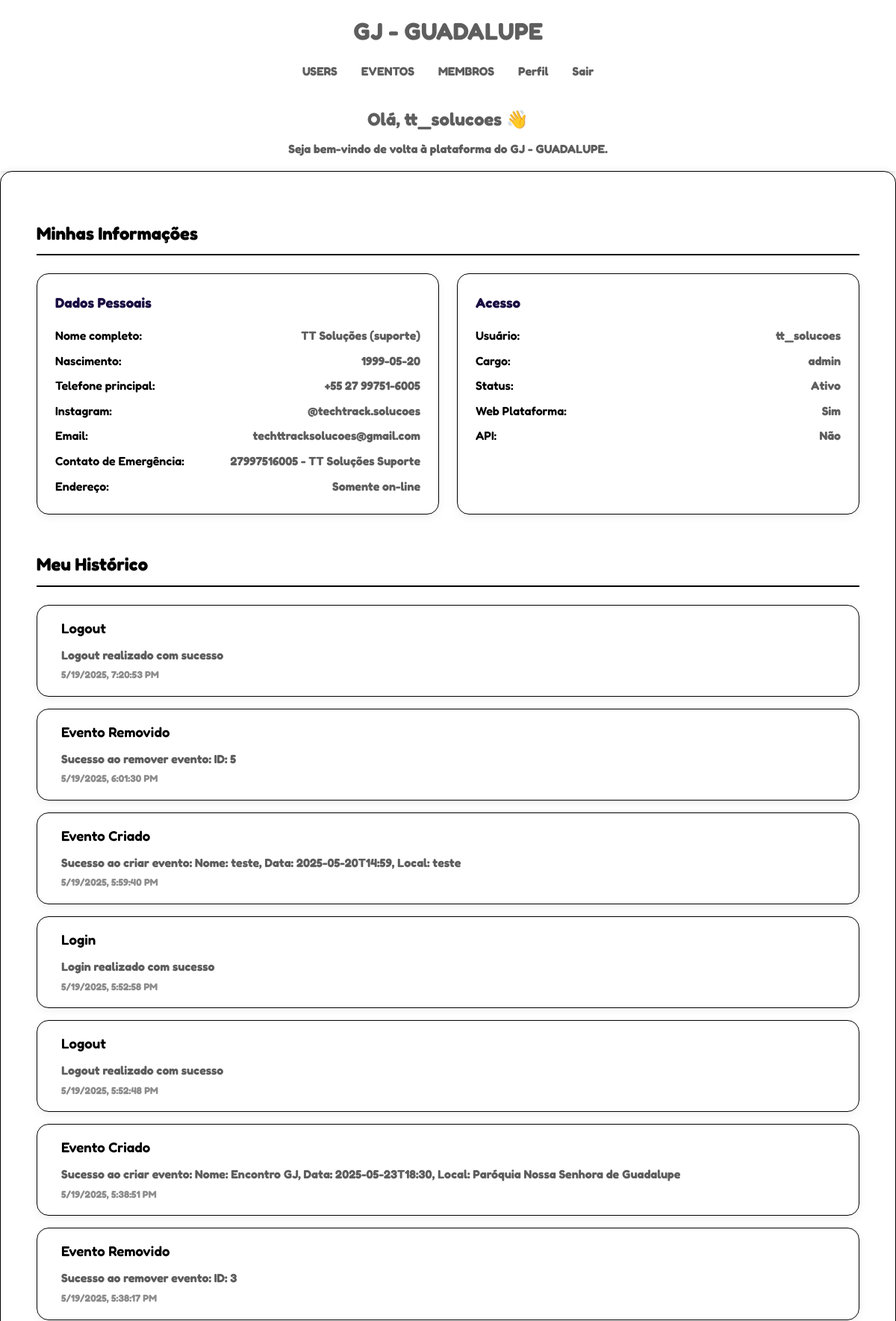
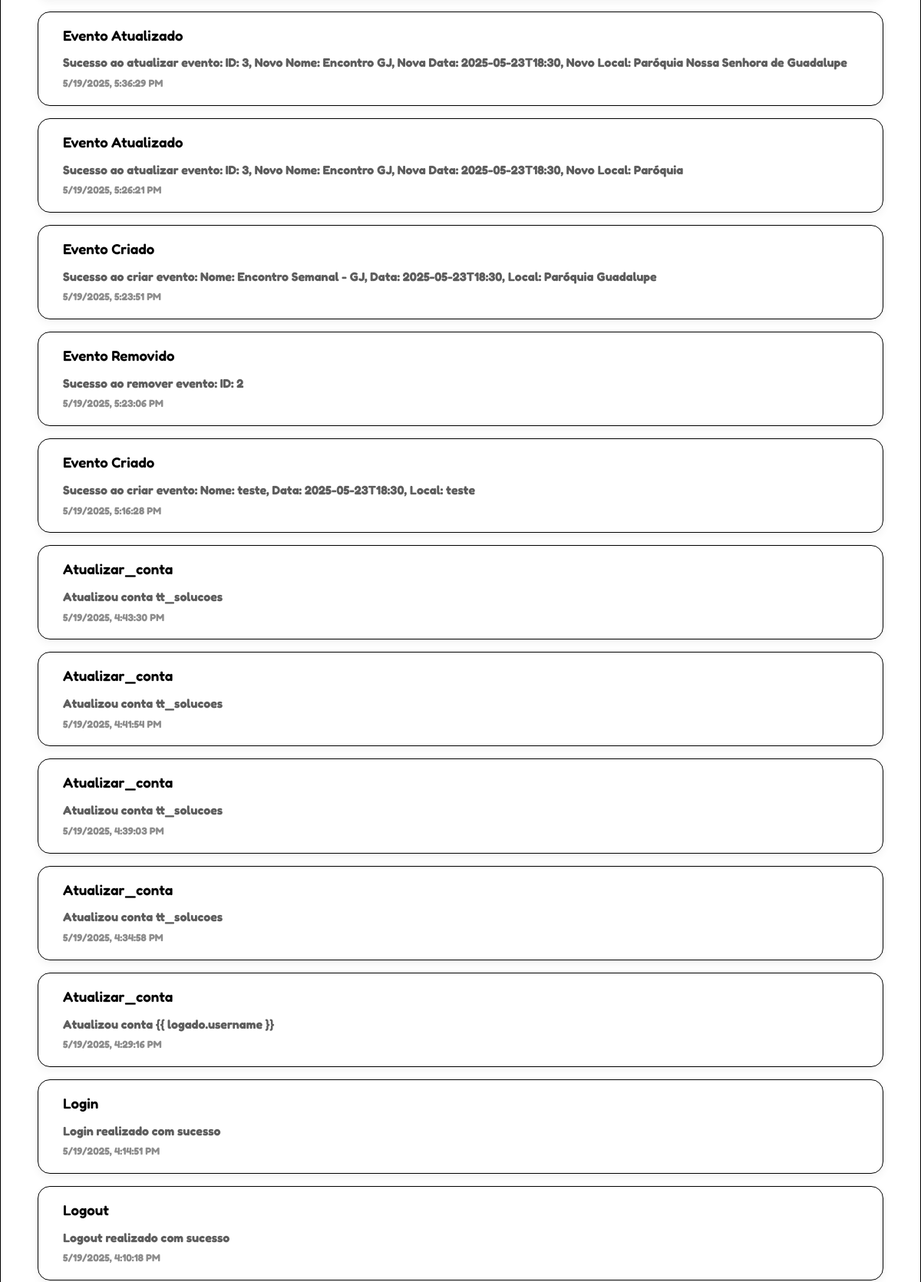
The app's page /perfil (signed in, upper part) with its own data (2 pictures, top to bottom).
### tables this page shows
CREATE TABLE usuarios (
    id INTEGER PRIMARY KEY AUTOINCREMENT,
    username TEXT UNIQUE NOT NULL,
    email TEXT NOT NULL,
    senha_hash TEXT NOT NULL,
    cargo TEXT NOT NULL DEFAULT 'user',
    acesso_api BOOLEAN DEFAULT FALSE,
    criado_em TIMESTAMP DEFAULT CURRENT_TIMESTAMP
, nome_completo TEXT, telefone TEXT, instagram TEXT, contato_emergencia TEXT, data_nascimento TEXT, endereco TEXT);

CREATE TABLE logs_usuarios (
    id INTEGER PRIMARY KEY AUTOINCREMENT,
    usuario_id INTEGER NOT NULL,
    acao TEXT NOT NULL,
    detalhes TEXT,
    data_hora TIMESTAMP DEFAULT CURRENT_TIMESTAMP,
    FOREIGN KEY (usuario_id) REFERENCES usuarios(id)
);

### app/routes/perfil.py (the view)
@app.route('/perfil')
def perfil():
    if 'user' not in session:
        return render_template('pages/public/home.html')
    username = session['user']['username']
    user_data = detalhar_usuario(username)
    print(user_data)
    user_logs = log_usuario(username)
    print(user_logs)
    return render_template('pages/private/perfil.html', user=user_data, logs=user_logs)

### app/routes/geral.py (called while the page is built)
@app.context_processor
def inject_now():
    if 'user' not in session:
        user = { 'is_authenticated': False }
    else:
        user = { 'is_authenticated': True }
    return {'now': datetime.now(), 'current_user': user}

### config/database/config/functions_db.py (called while the page is built)
def conectar_banco() -> sqlite3.Connection:
    from config.models.paths import path_data_base
    import os
    path_db = os.path.join(path_data_base, 'site_gj.db')
    try:
        conn = sqlite3.connect(path_db)
        return conn
    except sqlite3.Error as e:
        raise Exception(f"Erro ao conectar ao banco: {e}")

def executar_sql(sql: str) -> Union[str, list]:
    conn = conectar_banco()
    cursor = conn.cursor()
    try:
        cursor.execute(sql)
        if cursor.description:
            resultado = cursor.fetchall()
        else:
            conn.commit()
            resultado = "Sucesso ao executar"
        return resultado
    except sqlite3.Error as e:
        conn.rollback()
        raise Exception(f"Erro ao executar SQL: {e}")
    finally:
        cursor.close()
        conn.close()

### utils/modules/usuarios/functions.py (called while the page is built)
def log_usuario(username: str) -> List[Dict[str, Union[str, int]]]:
    query = f"""
SELECT l.acao, l.detalhes, l.data_hora
FROM logs_usuarios l
JOIN usuarios u ON l.usuario_id = u.id
WHERE u.username = '{username}'
ORDER BY l.data_hora DESC
    """
    resultados = executar_sql(query)
    return [{
        'acao': row[0],
        'detalhes': row[1],
        'data_hora': row[2]
    } for row in resultados]

### app/templates/pages/private/perfil.html (shortened to what this page needs)
{% extends "base.html" %}
{% from "macros/cards.jinja2" import info_card %}
{% block css %}
<link rel="stylesheet" href="{{ url_for('static', filename='css/pages/perfil.css') }}">
{% endblock %}
{% block content %}
<div class="profile-container">
    <section class="profile-section">
        <h2 class="section-title">Minhas Informações</h2>
        <div class="profile-grid">
            {{ info_card(
                title="Dados Pessoais",
                items=[
                    ('Nome completo', user.nome_completo or 'Não informado'),
                    ('Nascimento', user.data_nascimento or 'Não informado'),
                    ('Telefone principal', user.telefone or 'Não informado'),
                    ('Instagram', user.instagram or 'Não informado'),
                    ('Email', user.email),
                    ('Contato de Emergência', user.contato_emergencia or 'Não informado'),
                    ('Endereço', user.endereco or 'Não informado'),
                ]
            ) }}
            {{ info_card(
                title="Acesso",
                items=[
                    ('Usuário', user.username),
                    ('Cargo', user.cargo),
                    ('Status', 'Ativo'),
                    ('Web Plataforma', 'Sim'),
                    ('API', 'Sim' if user.acesso_api else 'Não')
                ]
            ) }}
        </div>
    </section>
    <section class="history-section">
        <h2 class="section-title">Meu Histórico</h2>
        <div class="history-list">
            {% for log in logs %}
                {% include 'components/log-card.html' %}
            {% endfor %}
        </div>
    </section>
{% endblock %}

### app/templates/macros/cards.jinja2
{% macro info_card(title, items) %}
<div class="info-card">
    <h3>{{ title }}</h3>
    <div class="info-list">
        {% for label, value in items %}
        <div class="info-item">
            <span class="info-label">{{ label }}:</span>
            <span class="info-value">{{ value }}</span>
        </div>
        {% endfor %}
    </div>
</div>
{% endmacro %}

### app/templates/components/header.html
<header class="main-header">
    <div class="header-container">
        <div class="brand">
            <a href="/index">GJ - GUADALUPE</a>
        </div>
        <nav class="main-nav">
            <ul>
                {% if current_user.is_authenticated %}
                    {% if session.user.cargo == 'admin' %}
                        <li><a href="/usuarios" title="Ir para painel de usuarios">USERS</a></li>
                    {% endif %}
                    <li><a href="/eventos" title="Ir para eventos">EVENTOS</a></li>
                    <li><a href="/membros" title="Ir para membros">MEMBROS</a></li>
                    <li><a href="/perfil" title="Ir para perfil do sistema">Perfil</a></li>
                    <li><a href="/logout" title="Deslogar do sistema">Sair</a></li>
                {% else %}
                    <li><a href="/login" title="Realizar Login">Login</a></li>
                {% endif %}
            </ul>
        </nav>
        <div class="header-intro">
            {% if current_user.is_authenticated %}
                <h2 class="dashboard-title">Olá, {{ session.user.username }} 👋</h2>
                <p class="dashboard-subtext">Seja bem-vindo de volta à plataforma do GJ - GUADALUPE.</p>
            {% else %}
                <h2 class="public-title">Entre para mais recursos</h2>
                <p class="public-subtext">Crie uma conta ou faça login para ter acesso completo ao sistema.</p>
            {% endif %}
        </div>
    </div>
</header>

### app/templates/components/log-card.html (shortened to what this page needs)
<div class="log-card">
    <div class="log-details">
        <h3 class="log-title">{{ log.acao|title }}</h3>
        <p class="log-description">{{ log.detalhes }}</p>
        <small class="log-date">{{ log.data_hora }}</small>
    </div>
</div>

### app/static/css/main.css (style rules this page uses)
:root { --text-color: #1A0D42; --background-color: #FFFFFF; --border-color: #000000; --primary-color: #1A0D42; --secondary-color: #34D399; --accent-color: #F59E0B; --danger-color: #EF4444; --success-color: #10B981; --info-color: #60A5FA; --warning-color: #FBBF24; --text-dark: #000000; --text-light: #5E5E5E; --background-soft: #F7F7F7; --background-card: #FFFFFF; --btn-primary-bg: var(--primary-color); --btn-primary-text: #ffffff; --btn-secondary-bg: var(--secondary-color); --btn-secondary-text: #ffffff; --modal-bg: rgba(0, 0, 0, 0.6); --modal-content-bg: #fff; --shadow: 0 4px 14px rgba(0, 0, 0, 0.1); --radius: 12px; --transition-fast: 0.2s ease; --spacing-unit: 1rem; }
* { margin: 0; padding: 0; box-sizing: border-box; }
a { color: var(--primary-color); text-decoration: none; transition: color 0.3s ease; }
body { font-family: 'Fredoka', sans-serif; font-weight: bold; line-height: 1.6; color: var(--text-color); background-color: var(--background-color); }

### app/static/css/components/header.css (style rules this page uses)
.main-header { background-color: var(--dark-color); color: var(--text-light); padding: 1rem 0; box-shadow: 0 2px 5px rgba(0,0,0,0.1); }
.header-container { max-width: 1200px; margin: 0 auto; padding: 0 2rem; display: flex; flex-direction: column; align-items: center; text-align: center; }
.brand a { color: var(--text-light); text-decoration: none; font-size: 2rem; font-weight: bold; }
.main-nav ul { display: flex; flex-wrap: wrap; list-style: none; justify-content: center; padding: 0; margin: 1rem 0; }
.main-nav li { margin: 0 1rem; }
.main-nav a { color: var(--text-light); text-decoration: none; font-size: 1rem; transition: color 0.3s; }
.header-intro { margin-top: 0.5rem; }
.dashboard-title, .public-title { font-size: 1.5rem; margin: 0.5rem 0; }
.dashboard-subtext, .public-subtext { font-size: 1rem; margin: 0; }

### app/static/css/pages/perfil.css (style rules this page uses)
.profile-container { max-width: 1200px; margin: 2rem auto; padding: 0 1rem; }
.profile-section, .history-section { margin-bottom: 3rem; }
.section-title { color: var(--text-dark); margin-bottom: 1.5rem; padding-bottom: 0.5rem; border-bottom: 2px solid var(--border-color); }
.profile-grid { display: grid; grid-template-columns: repeat(auto-fit, minmax(300px, 1fr)); gap: 1.5rem; }
.info-card { background-color: var(--background-card); border: 1px solid var(--border-color); border-radius: 1rem; padding: 1.5rem; box-shadow: 0 4px 12px rgba(0, 0, 0, 0.05); }
.info-card h3 { color: var(--primary-color); margin-bottom: 1rem; }
.info-list { display: flex; flex-direction: column; gap: 0.5rem; }
.info-item { display: flex; justify-content: space-between; color: var(--text-dark); }
.info-label { font-weight: 600; color: var(--text-dark); }
.info-value { color: var(--text-light); }
.history-list { display: flex; flex-direction: column; gap: 1rem; }
.log-card { display: flex; align-items: flex-start; gap: 1rem; background-color: var(--background-card); padding: 1rem; border: 1px solid var(--border-color); border-radius: 1rem; box-shadow: 0 4px 12px rgba(0, 0, 0, 0.05); transition: transform 0.3s ease, box-shadow 0.3s ease; }
.log-details { flex: 1; }
.log-title { margin: 0 0 0.5rem 0; color: var(--text-dark); font-weight: 600; }
.log-description { margin: 0; color: var(--text-light); }
.log-date { color: var(--text-light); opacity: 0.7; }

### records on screen
usuarios: user.username "tt_solucoes", label "Nome completo", nome_completo "TT Soluções (suporte)", label "Nascimento", data_nascimento "1999-05-20", label "Telefone principal", telefone "+55 27 99751-6005", label "Instagram", instagram "@techtrack.solucoes", label "Email", email "techttracksolucoes@gmail.com", label "Contato de Emergência", contato_emergencia "27997516005 - TT Soluções Suporte", label "Endereço", endereco "Somente on-line", label "Usuário", username "tt_solucoes", label "Cargo", cargo "admin"
logs_usuarios: acao "Logout", detalhes "Logout realizado com sucesso"
logs_usuarios: acao "Evento Removido", detalhes "Sucesso ao remover evento: ID: 5"
logs_usuarios: acao "Evento Criado", detalhes "Sucesso ao criar evento: Nome: teste, Data: 2025-05-20T14:59, Local: teste"
logs_usuarios: acao "Login", detalhes "Login realizado com sucesso"
logs_usuarios: acao "Logout", detalhes "Logout realizado com sucesso"
logs_usuarios: acao "Evento Criado", detalhes "Sucesso ao criar evento: Nome: Encontro GJ, Data: 2025-05-23T18:30, Local: Paróquia Nossa Senhora de Guadalupe"
logs_usuarios: acao "Evento Removido", detalhes "Sucesso ao remover evento: ID: 3"
logs_usuarios: acao "Evento Atualizado", detalhes "Sucesso ao atualizar evento: ID: 3, Novo Nome: Encontro GJ, Nova Data: 2025-05-23T18:30, Novo Local: Paróquia Nossa Senhora de Guadalupe"
logs_usuarios: acao "Evento Atualizado", detalhes "Sucesso ao atualizar evento: ID: 3, Novo Nome: Encontro GJ, Nova Data: 2025-05-23T18:30, Novo Local: Paróquia"
logs_usuarios: acao "Evento Criado", detalhes "Sucesso ao criar evento: Nome: Encontro Semanal - GJ, Data: 2025-05-23T18:30, Local: Paróquia Guadalupe"
logs_usuarios: acao "Evento Removido", detalhes "Sucesso ao remover evento: ID: 2"
logs_usuarios: acao "Evento Criado", detalhes "Sucesso ao criar evento: Nome: teste, Data: 2025-05-23T18:30, Local: teste"
logs_usuarios: acao "Atualizar_conta", detalhes "Atualizou conta tt_solucoes"
logs_usuarios: acao "Atualizar_conta", detalhes "Atualizou conta tt_solucoes"
logs_usuarios: acao "Atualizar_conta", detalhes "Atualizou conta tt_solucoes"
logs_usuarios: acao "Atualizar_conta", detalhes "Atualizou conta tt_solucoes"
logs_usuarios: acao "Atualizar_conta", detalhes "Atualizou conta {{ logado.username }}"
logs_usuarios: acao "Login", detalhes "Login realizado com sucesso"
logs_usuarios: acao "Logout", detalhes "Logout realizado com sucesso"

### other values on screen
{{ title }} "Dados Pessoais Acesso"
{{ label }} "Status" "Web Plataforma" "API"
{{ value }} "Ativo" "Sim" "Não"
